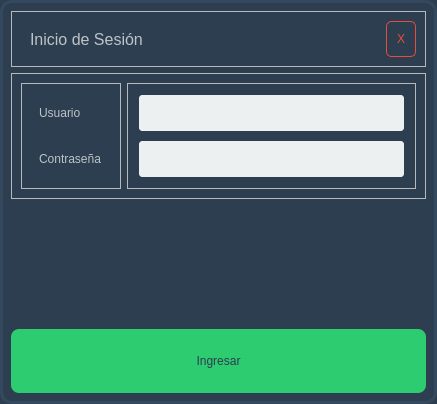
<?xml version="1.0" encoding="UTF-8"?>
<ui version="4.0">
 <class>Dialog</class>
 <widget class="QDialog" name="Dialog">
  <property name="geometry">
   <rect>
    <x>0</x>
    <y>0</y>
    <width>437</width>
    <height>404</height>
   </rect>
  </property>
  <property name="windowTitle">
   <string>Dialog</string>
  </property>
  <property name="styleSheet">
   <string notr="true">/* -----------------------------------------------------------
   ESTILOS DE VENTANA DE LOGIN (QDialog)
   Aplicar al QDialog de nivel superior en LoginWindow.ui
   ----------------------------------------------------------- */

QDialog {
    background-color: #2c3e50; /* Azul muy oscuro (Midnight Blue) */
    border: 3px solid #34495e; /* Borde sutil */
    border-radius: 12px;
    color: #ecf0f1; /* Texto blanco grisáceo */
}

/* -----------------------------------------------------------
   ETIQUETAS Y TEXTO
   ----------------------------------------------------------- */

/* Etiquetas de Usuario/Contraseña (QLabel) */
QLabel {
    color: #bdc3c7; /* Gris claro */
    font: 12pt &quot;Arial&quot;;
    padding: 5px;
}

/* -----------------------------------------------------------
   CAMPOS DE ENTRADA (QLineEdit)
   ----------------------------------------------------------- */

QLineEdit {
    background-color: #34495e; /* Gris/Azul un poco más claro que el fondo */
    border: 1px solid #5d6d7e;
    border-radius: 6px;
    padding: 12px;
    color: #ecf0f1; /* Texto blanco */
    font: 11pt &quot;Arial&quot;;
}
QLineEdit:focus {
    border: 2px solid #2ecc71; /* Acento Verde Esmeralda al enfocar */
    background-color: #3e5163; /* Fondo ligeramente más claro al enfocar */
}

/* -----------------------------------------------------------
   BOTONES
   ----------------------------------------------------------- */

/* Botón de Ingresar (Asumiendo QPushButton#pushButton) */
#pushButton {
    background-color: #2ecc71; /* Verde Esmeralda (Aceptar/Éxito) */
    color: #2c3e50; /* Texto oscuro para alto contraste */
    font: bold 15pt &quot;Arial&quot;;
    border: none;
    border-radius: 8px;
    padding: 12px 25px;
    min-height: 40px;
}
#pushButton:hover {
    background-color: #27ae60;
}
#pushButton:pressed {
    background-color: #1abc9c;
}

/* Botón de Cancelar/Salir (Si existe como #boton_cancelar) */
#boton_cancelar {
    background-color: transparent; /* Transparente para un look limpio */
    color: #e74c3c; /* Rojo para acción de salir */
    font: 12pt &quot;Arial&quot;;
    border: 1px solid #e74c3c;
    border-radius: 5px;
    padding: 10px;
}
#boton_cancelar:hover {
    background-color: #c0392b;
    color: white;
}</string>
  </property>
  <layout class="QVBoxLayout" name="verticalLayout">
   <item>
    <widget class="QFrame" name="frame_5">
     <property name="frameShape">
      <enum>QFrame::StyledPanel</enum>
     </property>
     <property name="frameShadow">
      <enum>QFrame::Raised</enum>
     </property>
     <layout class="QHBoxLayout" name="horizontalLayout_2">
      <item>
       <widget class="QLabel" name="label">
        <property name="font">
         <font>
          <family>Arial</family>
          <pointsize>12</pointsize>
          <weight>50</weight>
          <italic>false</italic>
          <bold>false</bold>
         </font>
        </property>
        <property name="text">
         <string>Inicio de Sesión</string>
        </property>
       </widget>
      </item>
      <item>
       <spacer name="horizontalSpacer">
        <property name="orientation">
         <enum>Qt::Horizontal</enum>
        </property>
        <property name="sizeHint" stdset="0">
         <size>
          <width>340</width>
          <height>20</height>
         </size>
        </property>
       </spacer>
      </item>
      <item>
       <widget class="QPushButton" name="boton_cancelar">
        <property name="text">
         <string>X</string>
        </property>
       </widget>
      </item>
     </layout>
    </widget>
   </item>
   <item>
    <widget class="QFrame" name="frame_2">
     <property name="styleSheet">
      <string notr="true">/* LoginWindow.ui - Aplicar a QDialog de nivel superior */

QDialog {
    background-color: #34495e; /* Fondo de la ventana: Gris/Azul Oscuro */
    border: 1px solid #2c3e50;
    border-radius: 10px;
    color: #ecf0f1; /* Texto blanco grisáceo */
}

/* Campos de Entrada (Usuario, Contraseña) */
QLineEdit {
    background-color: #ecf0f1; /* Blanco para contraste */
    border: 2px solid #2c3e50;
    border-radius: 5px;
    padding: 10px;
    color: #333;
    font: 11pt &quot;Arial&quot;;
}
QLineEdit:focus {
    border: 2px solid #2ecc71; /* Acento Verde Esmeralda al enfocar */
}

/* Botón de Ingresar */
#pushButton {
    background-color: #2ecc77; /* Verde Esmeralda (Aceptar/Éxito) */
    color: white;
    font: bold 14pt &quot;Arial&quot;;
    border: none;
    border-radius: 8px;
    padding: 12px;
}
#pushButton:hover {
    background-color: #3498db; /* Azul al pasar el ratón */
}
#pushButton:pressed {
    background-color: #2980b9;
}

/* Etiquetas (QLabel) */
QLabel {
    color: #bdc3c7; /* Gris claro */
    font: 12pt &quot;Arial&quot;;
}</string>
     </property>
     <property name="frameShape">
      <enum>QFrame::StyledPanel</enum>
     </property>
     <property name="frameShadow">
      <enum>QFrame::Raised</enum>
     </property>
     <layout class="QHBoxLayout" name="horizontalLayout">
      <item>
       <widget class="QFrame" name="frame_3">
        <property name="minimumSize">
         <size>
          <width>100</width>
          <height>0</height>
         </size>
        </property>
        <property name="maximumSize">
         <size>
          <width>100</width>
          <height>16777215</height>
         </size>
        </property>
        <property name="frameShape">
         <enum>QFrame::StyledPanel</enum>
        </property>
        <property name="frameShadow">
         <enum>QFrame::Raised</enum>
        </property>
        <layout class="QVBoxLayout" name="verticalLayout_3">
         <item>
          <widget class="QLabel" name="label_2">
           <property name="text">
            <string>Usuario</string>
           </property>
          </widget>
         </item>
         <item>
          <widget class="QLabel" name="label_3">
           <property name="text">
            <string>Contraseña</string>
           </property>
          </widget>
         </item>
        </layout>
       </widget>
      </item>
      <item>
       <widget class="QFrame" name="frame_4">
        <property name="frameShape">
         <enum>QFrame::StyledPanel</enum>
        </property>
        <property name="frameShadow">
         <enum>QFrame::Raised</enum>
        </property>
        <layout class="QVBoxLayout" name="verticalLayout_2">
         <item>
          <widget class="QLineEdit" name="lineEdit"/>
         </item>
         <item>
          <widget class="QLineEdit" name="lineEdit_2"/>
         </item>
        </layout>
       </widget>
      </item>
     </layout>
    </widget>
   </item>
   <item>
    <spacer name="verticalSpacer_2">
     <property name="orientation">
      <enum>Qt::Vertical</enum>
     </property>
     <property name="sizeHint" stdset="0">
      <size>
       <width>20</width>
       <height>40</height>
      </size>
     </property>
    </spacer>
   </item>
   <item>
    <widget class="QPushButton" name="pushButton">
     <property name="text">
      <string>Ingresar</string>
     </property>
    </widget>
   </item>
  </layout>
 </widget>
 <resources/>
 <connections/>
</ui>
